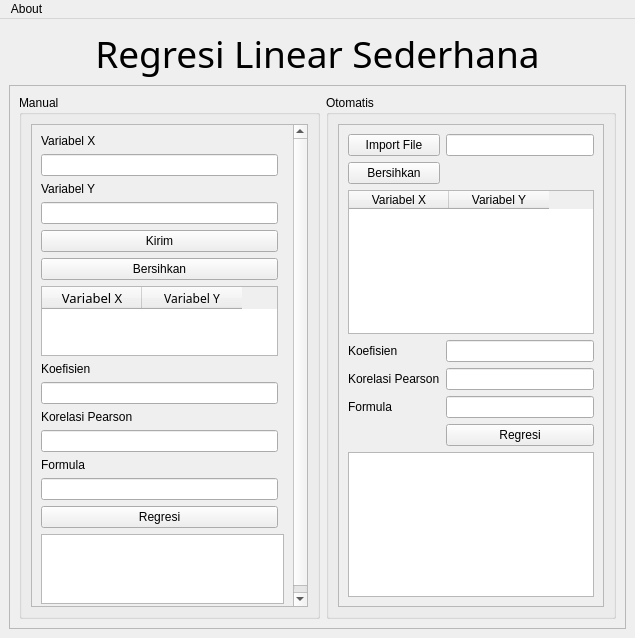
<?xml version="1.0" encoding="UTF-8"?>
<ui version="4.0">
 <class>MainWindow</class>
 <widget class="QMainWindow" name="MainWindow">
  <property name="geometry">
   <rect>
    <x>0</x>
    <y>0</y>
    <width>635</width>
    <height>638</height>
   </rect>
  </property>
  <property name="windowTitle">
   <string>PemSim-Regresi Linear Sederhana</string>
  </property>
  <widget class="QWidget" name="centralwidget">
   <layout class="QVBoxLayout" name="verticalLayout">
    <item>
     <widget class="QLabel" name="label">
      <property name="font">
       <font>
        <family>Algerian</family>
        <pointsize>28</pointsize>
        <weight>50</weight>
        <italic>false</italic>
        <bold>false</bold>
       </font>
      </property>
      <property name="text">
       <string>&lt;html&gt;&lt;head/&gt;&lt;body&gt;&lt;p align=&quot;center&quot;&gt;Regresi Linear Sederhana&lt;/p&gt;&lt;/body&gt;&lt;/html&gt;</string>
      </property>
     </widget>
    </item>
    <item>
     <widget class="QScrollArea" name="scrollArea">
      <property name="widgetResizable">
       <bool>true</bool>
      </property>
      <widget class="QWidget" name="scrollAreaWidgetContents_2">
       <property name="geometry">
        <rect>
         <x>0</x>
         <y>0</y>
         <width>615</width>
         <height>542</height>
        </rect>
       </property>
       <layout class="QGridLayout" name="gridLayout_2">
        <item row="1" column="1" colspan="2">
         <layout class="QHBoxLayout" name="horizontalLayout_3">
          <item>
           <widget class="QGroupBox" name="groupBox_2">
            <property name="title">
             <string>Otomatis</string>
            </property>
            <layout class="QGridLayout" name="gridLayout_4">
             <item row="0" column="1" colspan="2">
              <widget class="QScrollArea" name="scrollArea_3">
               <property name="widgetResizable">
                <bool>true</bool>
               </property>
               <widget class="QWidget" name="scrollAreaWidgetContents_4">
                <property name="geometry">
                 <rect>
                  <x>0</x>
                  <y>0</y>
                  <width>267</width>
                  <height>487</height>
                 </rect>
                </property>
                <layout class="QGridLayout" name="gridLayout_5">
                 <item row="5" column="2">
                  <widget class="QLineEdit" name="otokorelasiEdit">
                   <property name="readOnly">
                    <bool>true</bool>
                   </property>
                  </widget>
                 </item>
                 <item row="0" column="1">
                  <widget class="QPushButton" name="importButton">
                   <property name="text">
                    <string>Import File</string>
                   </property>
                  </widget>
                 </item>
                 <item row="6" column="1">
                  <widget class="QLabel" name="label_9">
                   <property name="text">
                    <string>Formula</string>
                   </property>
                  </widget>
                 </item>
                 <item row="2" column="1" colspan="2">
                  <widget class="QTableWidget" name="tableWidget_2">
                   <column>
                    <property name="text">
                     <string>Variabel X</string>
                    </property>
                   </column>
                   <column>
                    <property name="text">
                     <string>Variabel Y</string>
                    </property>
                   </column>
                  </widget>
                 </item>
                 <item row="4" column="1">
                  <widget class="QLabel" name="label_7">
                   <property name="text">
                    <string>Koefisien</string>
                   </property>
                  </widget>
                 </item>
                 <item row="6" column="2">
                  <widget class="QLineEdit" name="otoformulaEdit"/>
                 </item>
                 <item row="4" column="2">
                  <widget class="QLineEdit" name="otokoefisienEdit">
                   <property name="readOnly">
                    <bool>true</bool>
                   </property>
                  </widget>
                 </item>
                 <item row="5" column="1">
                  <widget class="QLabel" name="label_8">
                   <property name="text">
                    <string>Korelasi Pearson</string>
                   </property>
                  </widget>
                 </item>
                 <item row="0" column="2">
                  <widget class="QLineEdit" name="dirEdit">
                   <property name="readOnly">
                    <bool>true</bool>
                   </property>
                  </widget>
                 </item>
                 <item row="9" column="1" colspan="2">
                  <widget class="QTextBrowser" name="textBrowser_2"/>
                 </item>
                 <item row="1" column="1">
                  <widget class="QPushButton" name="otoresetButton">
                   <property name="text">
                    <string>Bersihkan</string>
                   </property>
                  </widget>
                 </item>
                 <item row="7" column="2">
                  <widget class="QPushButton" name="otoregresiButton">
                   <property name="text">
                    <string>Regresi</string>
                   </property>
                  </widget>
                 </item>
                </layout>
               </widget>
              </widget>
             </item>
            </layout>
           </widget>
          </item>
         </layout>
        </item>
        <item row="1" column="0">
         <layout class="QHBoxLayout" name="horizontalLayout_2">
          <item>
           <widget class="QGroupBox" name="groupBox">
            <property name="title">
             <string>Manual</string>
            </property>
            <layout class="QGridLayout" name="gridLayout">
             <item row="0" column="0">
              <widget class="QScrollArea" name="scrollArea_2">
               <property name="widgetResizable">
                <bool>true</bool>
               </property>
               <widget class="QWidget" name="scrollAreaWidgetContents_3">
                <property name="geometry">
                 <rect>
                  <x>0</x>
                  <y>0</y>
                  <width>276</width>
                  <height>487</height>
                 </rect>
                </property>
                <layout class="QGridLayout" name="gridLayout_3">
                 <item row="0" column="0">
                  <widget class="QLabel" name="label_2">
                   <property name="text">
                    <string>Variabel X</string>
                   </property>
                  </widget>
                 </item>
                 <item row="16" column="0" colspan="2">
                  <widget class="QTextBrowser" name="textBrowser"/>
                 </item>
                 <item row="14" column="0">
                  <widget class="QLineEdit" name="formulaEdit">
                   <property name="readOnly">
                    <bool>true</bool>
                   </property>
                  </widget>
                 </item>
                 <item row="11" column="0">
                  <widget class="QLabel" name="label_5">
                   <property name="text">
                    <string>Korelasi Pearson</string>
                   </property>
                  </widget>
                 </item>
                 <item row="2" column="0">
                  <widget class="QLabel" name="label_3">
                   <property name="text">
                    <string>Variabel Y</string>
                   </property>
                  </widget>
                 </item>
                 <item row="5" column="0">
                  <widget class="QPushButton" name="resetButton">
                   <property name="text">
                    <string>Bersihkan</string>
                   </property>
                  </widget>
                 </item>
                 <item row="3" column="0">
                  <widget class="QLineEdit" name="YEdit"/>
                 </item>
                 <item row="7" column="0">
                  <widget class="QTableWidget" name="manualtableWidget">
                   <property name="font">
                    <font>
                     <family>Modern</family>
                    </font>
                   </property>
                   <column>
                    <property name="text">
                     <string>Variabel X</string>
                    </property>
                    <property name="font">
                     <font>
                      <family>Modern</family>
                      <pointsize>10</pointsize>
                     </font>
                    </property>
                    <property name="textAlignment">
                     <set>AlignCenter</set>
                    </property>
                   </column>
                   <column>
                    <property name="text">
                     <string>Variabel Y</string>
                    </property>
                    <property name="textAlignment">
                     <set>AlignCenter</set>
                    </property>
                   </column>
                  </widget>
                 </item>
                 <item row="10" column="0">
                  <widget class="QLineEdit" name="koefisienEdit">
                   <property name="statusTip">
                    <string extracomment="Nilai koefisien determinan"/>
                   </property>
                   <property name="readOnly">
                    <bool>true</bool>
                   </property>
                  </widget>
                 </item>
                 <item row="1" column="0">
                  <widget class="QLineEdit" name="XEdit"/>
                 </item>
                 <item row="13" column="0">
                  <widget class="QLabel" name="label_6">
                   <property name="text">
                    <string>Formula</string>
                   </property>
                  </widget>
                 </item>
                 <item row="9" column="0">
                  <widget class="QLabel" name="label_4">
                   <property name="text">
                    <string>Koefisien</string>
                   </property>
                  </widget>
                 </item>
                 <item row="12" column="0">
                  <widget class="QLineEdit" name="korelasiEdit">
                   <property name="readOnly">
                    <bool>true</bool>
                   </property>
                  </widget>
                 </item>
                 <item row="4" column="0">
                  <widget class="QPushButton" name="variabelButton">
                   <property name="text">
                    <string>Kirim</string>
                   </property>
                  </widget>
                 </item>
                 <item row="15" column="0">
                  <widget class="QPushButton" name="regresiButton">
                   <property name="text">
                    <string>Regresi</string>
                   </property>
                  </widget>
                 </item>
                </layout>
               </widget>
              </widget>
             </item>
            </layout>
           </widget>
          </item>
         </layout>
        </item>
       </layout>
      </widget>
     </widget>
    </item>
   </layout>
  </widget>
  <widget class="QMenuBar" name="menuBar">
   <property name="geometry">
    <rect>
     <x>0</x>
     <y>0</y>
     <width>635</width>
     <height>21</height>
    </rect>
   </property>
   <widget class="QMenu" name="About">
    <property name="title">
     <string>About</string>
    </property>
    <addaction name="About_Me"/>
   </widget>
   <addaction name="About"/>
  </widget>
  <action name="About_Me">
   <property name="text">
    <string>About Me</string>
   </property>
  </action>
 </widget>
 <resources/>
 <connections/>
</ui>
